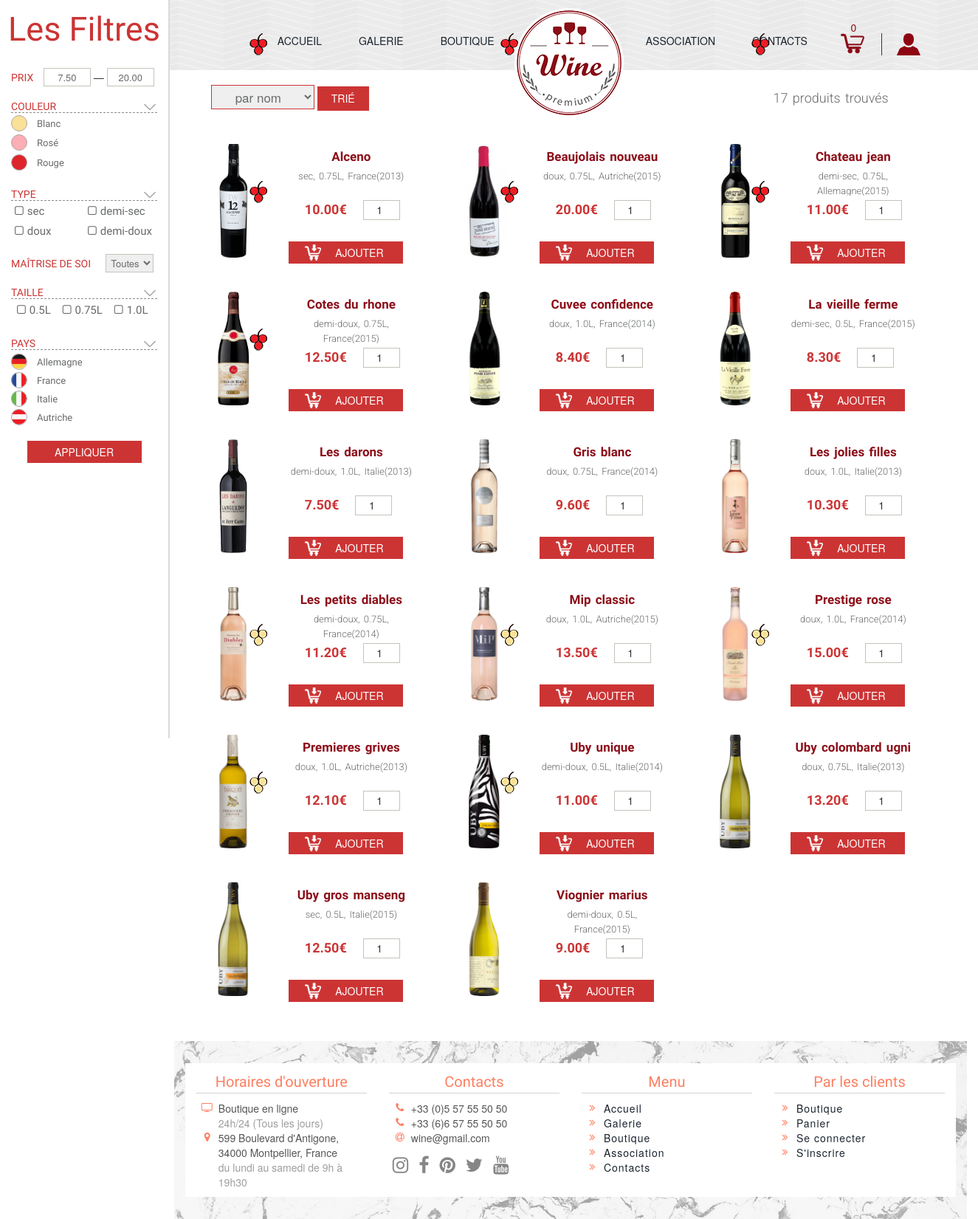
The app's page /shop.php, older data.
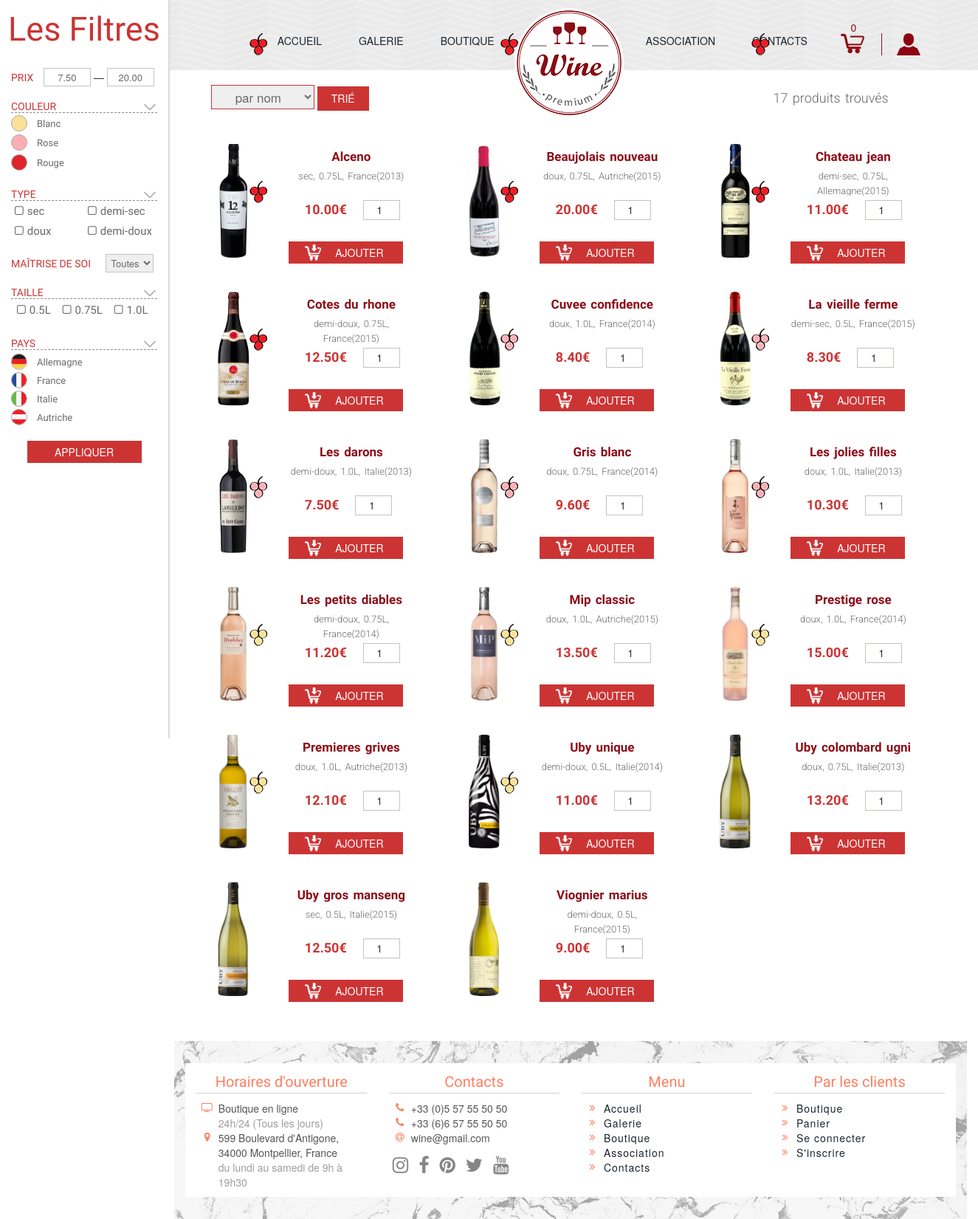
The same page, newer data.
### tables this page shows
CREATE TABLE IF NOT EXISTS `colors` (
  `id_color` int(4) NOT NULL AUTO_INCREMENT,
  `name` varchar(50) NOT NULL,
  `image` varchar(50) NOT NULL,
  PRIMARY KEY (`id_color`)
);

CREATE TABLE IF NOT EXISTS `types` (
  `id_type` int(4) NOT NULL AUTO_INCREMENT,
  `name` varchar(50) NOT NULL,
  PRIMARY KEY (`id_type`)
);

CREATE TABLE IF NOT EXISTS `sizes` (
  `id_size` int(4) NOT NULL AUTO_INCREMENT,
  `value` varchar(50) NOT NULL,
  PRIMARY KEY (`id_size`)
);

CREATE TABLE IF NOT EXISTS `countries` (
  `id_country` int(4) NOT NULL AUTO_INCREMENT,
  `name` varchar(50) NOT NULL,
  `image` varchar(50) NOT NULL,
  PRIMARY KEY (`id_country`)
);

CREATE TABLE IF NOT EXISTS `wines` (
  `id_wine` int(4) NOT NULL AUTO_INCREMENT,
  `name` varchar(50) NOT NULL,
  `price` decimal(5,2) NOT NULL,
  `id_type` int(4) NOT NULL,
  `id_color` int(4) NOT NULL,
  `id_country` int(4) NOT NULL,
  `id_size` int(4) NOT NULL,
  `date` int(4) NOT NULL,
  `image` varchar(50) NOT NULL,
  PRIMARY KEY (`id_wine`),
  KEY `fk_id_color` (`id_color`),
  KEY `fk_id_country` (`id_country`),
  KEY `fk_id_size` (`id_size`),
  KEY `fk_id_type` (`id_type`)
);

### shop.php (the view, shortened to what this page needs)
<?php
    include('includes/functions.inc.php');
?>
<!DOCTYPE HTML>
<html>
    <head>
        <link rel="stylesheet" href="css/bootstrap.css" type="text/css">
        <link rel='stylesheet prefetch' href='https://cdnjs.cloudflare.com/ajax/libs/font-awesome/4.7.0/css/font-awesome.css'>
        <link rel="stylesheet" href="css/style.css" type="text/css">
    </head>
    <body>
       <form action="shop.php?action=show" method="post" name="main_form">
        <div class="filters">
            <h2>Les Filtres</h2>
            <div class="filters-info col-md-12">
               <div class="filter-price filter">
                    <h3>Prix</h3>
                    <?php
                        $query = "SELECT MIN(price) min, MAX(price) max FROM wines";
                        $result = $connect->query($query);
                        $price = $result->fetch(PDO::FETCH_ASSOC);
                        $min = $price['min'];
                        $max = $price['max'];
                        $start_price = $_POST['start_price'];
                        $end_price = $_POST['end_price'];
                        echo "
                    <input type=\"text\" name=\"start_price\" value=\"".((!empty($start_price))?(number_format($start_price, 2, '.', ' ')):($min))."\" class=\"input\"/>
                     —
                    <input type=\"text\" name=\"end_price\" value=\"".((!empty($end_price))?(number_format($end_price, 2, '.', ' ')):($max))."\" class=\"input\"/>";
                        ?>
                </div>
                <div class="filter-color filter">
                    <h3>Couleur</h3>
                    <table>
                        <tbody>
                        <?php
                            $colors = getColors($connect);
                            foreach($colors as $color) {
                               $id_color = $color[0];
                               $name_color = ucfirst($color[1]);
                               echo
                               "<tr>
                                   <td>
                                       <input name=\"color\" type=\"radio\" class=\"radio\" id=\"color".$id_color."\" value=\"".$name_color."\"".((!empty($_POST['color']) && $_POST['color']=="".$name_color."")?(" checked"):("")).">
                                       <label for=\"color".$id_color."\">".$name_color."</label>
                                   </td>
                               </tr>";
                            }?>
                        </tbody>
                    </table>
                </div>
                <div class="filter-type filter">
                    <h3>Type</h3>
                    <?php
                        $types = getTypes($connect);
                        foreach($types as $type) {
                           $id_type = $type[0];
                           $name_type = $type[1];
                            echo
                            "<div class='col-md-6'>
                                <input name=\"type[]\" type=\"checkbox\" class=\"checkbox\" id=\"type".$id_type."\" value=\"".$name_type."\"".((!empty($_POST['type']) && in_array($name_type, $_POST['type']))?(" checked"):("")).">
                                <label for=\"type".$id_type."\">".$name_type."</label>
                            </div>";
                        }?>
                </div>
                <div class="filter-date filter">
                    <h3>Maîtrise de soi</h3>
                    <select name="date" size="1" class="input">
                        <option  value="Toutes">Toutes</option>
                    </select>
                </div>
                <div class="filter-size filter">
                    <h3>Taille</h3>
                    <table>
                        <tr>
                           <?php
                            $sizes = getSizes($connect);
                            foreach($sizes as $size) {
                                $id_size = $size[0];
                                $value_size = $size[1];
                                echo
                                "<td>
                                    <p><input name=\"size[]\" type=\"checkbox\" class=\"checkbox\" id=\"size".$id_size."\" value=\"".$value_size."\"".((!empty($_POST['size']) && in_array($value_size, $_POST['size']))?(" checked"):("")).">
                                    <label for=\"size".$id_size."\">".$value_size."L</label></p>
                                </td>";
                            }?>
                        </tr>
                    </table>
                </div>
                <div class="filter-country filter">
                    <h3>Pays</h3>
                    <table>
                        <tbody>
                            <?php
                                $countries = getCountries($connect);
                                foreach($countries as $country) {
                                    $id_country = $country[0];
                                    $name_country = $country[1];
                                    $image_country = $country[2];
                                    echo
                                    "<tr>
                                       <td style=\"background: url(img/flags/".$image_country.") no-repeat;  background-size: cover;\">
                                           <input name=\"country\" type=\"radio\" class=\"radio\" id=\"country".$id_country."\" value=\"".$name_country."\"".((!empty($_POST['country']) && $_POST['country']=="".$name_country."")?(" checked"):("")).">
                                           <label for=\"country".$id_country."\">".$name_country."</label>
                                       </td>
                                    </tr>";
                                }?>
                        </tbody>
                   </table>
                </div>
                <input type="submit" value="Appliquer" class="submit" name="filters_submit" />
            </div>
        </div>
        <header class="shop-header">
           <?php require('header.php'); ?>
        </header>
        <div class="sorting container-fluid col-md-offset-2 ">
            <div class="sort">
                <select name="sorts" size="1" class="input">
                    <?php echo "
                    <option value='name'".((!empty($_POST['sorts']) && $_POST['sorts']=='name')?(" selected"):("")).">par nom</option>
                    <option value='price'".((!empty($_POST['sorts']) && $_POST['sorts']=='price')?(" selected"):("")).">par prix</option>
                    <option value='size'".((!empty($_POST['sorts']) && $_POST['sorts']=='size')?(" selected"):("")).">par taille</option>
                    "; ?>
                </select>
                <input type="submit" value="trié" class="sort-submit" name="sort_submit" />
            </div>
            <?php countWine($connect, $where, $sorts); ?>
        </div>
          </form>
        <div class="shop container-fluid col-md-offset-2 ">
            <div class="container">
            <?php
                $wines = getAllWine($connect, $where, $sorts);
                foreach($wines as $wine) {
                    $id = $wine[0];
                    $name = $wine[1];
                    $price = $wine[2];
                    $date = $wine[3];
                    $image = $wine[4];
                    $size = $wine[5];
                    $type = $wine[6];
                    $country = $wine[7];
                    $color = $wine[8];
                    echo '
                        <form action="cart.php?action=add&id_wine='.$id.'" method="post" name="cart_form" >
                            <div class="item col-md-3">
                                <div class="item-img">
                                    <img src="img/items/'.$image.'" alt="" />
                                    <img id="item-color" src="img/colors/'.$color.'" alt="" />
                                </div>
                                <div class="item-info">
                                    <p><span>'.$name.'</span></br>'.$type.', '.$size.'L, '.$country.'('.$date.')</p>
                                    <div class="row">
                                        <p id="item-price">'.$price.'€</p>
                                        <input type="number" name="quantity" class="dish-count" min="1" step="1" value="1" />
                                    </div>
                                    <input type="submit" class="button-add" value="Ajouter" />
                                </div>
                            </div>
                        </form>';
                }
            ?>
            </div>
            <footer>
            </footer>
        </div>
    </body>
</html>

### header.php (shortened to what this page needs)
<div class="container header">
    <div class="row">
        <div class="col-md-11 col-md-offset-1">
            <nav>
                <div class="logo-holder"></div>
                <ul class="clearfix">
                    <li><a href="index.php">Accueil</a></li>
                    <li><a href="gallery.php">Galerie</a></li>
                    <li><a href="shop.php?action=show" class="spacer">Boutique</a></li>
                    <li><a href="index.php#about">Association</a></li>
                    <li><a href="index.php#footer">Contacts</a></li>
                    <li><h5><?php echo count($_SESSION["cart_item"]);?></h5><a id="icon-cart" href="cart.php"></a></li>
                    <li><a id="icon-login" href="index.php#login"></a></li>
                </ul>
            </nav>
        </div>
    </div>
</div>

### includes/functions.inc.php (shortened to what this page needs)
<?php
function resultArray($result) {
    $res_array = array();
    $count = 0;
    while($row = $result->fetch(PDO::FETCH_NUM)) {
        $res_array[$count] = $row;
        $count++;
    }
    return $res_array;
}
function getColors($connect) {
    $query = 'SELECT id_color, name FROM colors';
    $result = $connect->query($query);
    $result = resultArray($result);
    return $result;
}
function getTypes($connect) {
    $query = 'SELECT id_type, name FROM types';
    $result = $connect->query($query);
    $result = resultArray($result);
    return $result;
}
function getSizes($connect) {
    $query = 'SELECT id_size, value FROM sizes';
    $result = $connect->query($query);
    $result = resultArray($result);
    return $result;
}
function getCountries($connect) {
    $query = 'SELECT id_country, name, image FROM countries';
    $result = $connect->query($query);
    $result = resultArray($result);
    return $result;
}
function getAllWine($connect, $where, $sorts) {
    $query = 'SELECT w.id_wine id_wine, w.name name, w.price price, w.date date, w.image image, '
        .'s.value size, t.name type, c.name country, col.image color, col.id_color FROM wines w '
        .'LEFT JOIN types t ON w.id_type=t.id_type '
        .'LEFT JOIN countries c ON w.id_country=c.id_country '
        .'LEFT JOIN colors col ON w.id_color=col.id_color '
        .'LEFT JOIN sizes s ON w.id_size=s.id_size '.$where.''.$sorts.'';
    $result = $connect->query($query);
    $result = resultArray($result);
    return $result;
}
function countWine($connect, $where, $sorts) {
    $query = 'SELECT w.name name, w.price price, w.date date, w.image image, s.value size, t.name type, '
        .'c.name country, col.image color, col.id_color, w.date FROM wines w '
        .'LEFT JOIN types t ON w.id_type=t.id_type '
        .'LEFT JOIN countries c ON w.id_country=c.id_country '
        .'LEFT JOIN colors col ON w.id_color=col.id_color '
        .'LEFT JOIN sizes s ON w.id_size=s.id_size '.$where.''.$sorts.'';
    $result = $connect->query($query);
    $count = $result->rowCount();
    echo '<p>'.$count.' produits trouvés</p>';
}
?>

Row changes from the older to the newer data that the page shows:
changed colors: name "Rosé" → "Rose"
changed through a linked row, wines "Gris blanc": id_color.image: picture added
changed through a linked row, wines "Les jolies filles": id_color.image: picture added
changed through a linked row, wines "Les petits diables": id_color.image: picture added
changed through a linked row, wines "Mip classic": id_color.image: picture added
changed through a linked row, wines "Prestige rose": id_color.image: picture added
